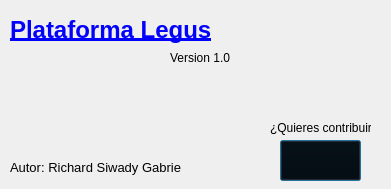
<?xml version="1.0" encoding="UTF-8"?>
<ui version="4.0">
 <class>Acerca</class>
 <widget class="QDialog" name="Acerca">
  <property name="geometry">
   <rect>
    <x>0</x>
    <y>0</y>
    <width>391</width>
    <height>189</height>
   </rect>
  </property>
  <property name="windowTitle">
   <string>Acerca de Legus</string>
  </property>
  <property name="windowIcon">
   <iconset resource="imagenes/iconos.qrc">
    <normaloff>:/logo.png</normaloff>:/logo.png</iconset>
  </property>
  <widget class="QLabel" name="label">
   <property name="geometry">
    <rect>
     <x>10</x>
     <y>10</y>
     <width>221</width>
     <height>41</height>
    </rect>
   </property>
   <property name="text">
    <string>&lt;!DOCTYPE HTML PUBLIC &quot;-//W3C//DTD HTML 4.0//EN&quot; &quot;http://www.w3.org/TR/REC-html40/strict.dtd&quot;&gt;
&lt;html&gt;&lt;head&gt;&lt;meta name=&quot;qrichtext&quot; content=&quot;1&quot; /&gt;&lt;style type=&quot;text/css&quot;&gt;
p, li { white-space: pre-wrap; }
&lt;/style&gt;&lt;/head&gt;&lt;body style=&quot; font-family:'MS Shell Dlg 2'; font-size:8.25pt; font-weight:400; font-style:normal;&quot;&gt;
&lt;p style=&quot; margin-top:0px; margin-bottom:0px; margin-left:0px; margin-right:0px; -qt-block-indent:0; text-indent:0px;&quot;&gt;
&lt;a href=&quot;http://54.235.222.226/&quot; style=&quot; font-size:18pt; font-weight:600;&quot;&gt;Plataforma Legus&lt;/a&gt;&lt;/p&gt;&lt;/body&gt;&lt;/html&gt;</string>
   </property>
  </widget>
  <widget class="QLabel" name="label_2">
   <property name="geometry">
    <rect>
     <x>270</x>
     <y>10</y>
     <width>101</width>
     <height>101</height>
    </rect>
   </property>
   <property name="text">
    <string/>
   </property>
   <property name="pixmap">
    <pixmap resource="imagenes/iconos.qrc">:/logo.png</pixmap>
   </property>
   <property name="scaledContents">
    <bool>true</bool>
   </property>
  </widget>
  <widget class="QLabel" name="label_3">
   <property name="geometry">
    <rect>
     <x>10</x>
     <y>160</y>
     <width>191</width>
     <height>16</height>
    </rect>
   </property>
   <property name="text">
    <string>&lt;!DOCTYPE HTML PUBLIC &quot;-//W3C//DTD HTML 4.0//EN&quot; &quot;http://www.w3.org/TR/REC-html40/strict.dtd&quot;&gt;
&lt;html&gt;&lt;head&gt;&lt;meta name=&quot;qrichtext&quot; content=&quot;1&quot; /&gt;&lt;style type=&quot;text/css&quot;&gt;
p, li { white-space: pre-wrap; }
&lt;/style&gt;&lt;/head&gt;&lt;body style=&quot; font-family:'MS Shell Dlg 2'; font-size:8.25pt; font-weight:400; font-style:normal;&quot;&gt;
&lt;p style=&quot; margin-top:0px; margin-bottom:0px; margin-left:0px; margin-right:0px; -qt-block-indent:0; text-indent:0px;&quot;&gt;&lt;span style=&quot; font-size:10pt;&quot;&gt;Autor: Richard Siwady Gabrie&lt;/span&gt;&lt;/p&gt;&lt;/body&gt;&lt;/html&gt;</string>
   </property>
  </widget>
  <widget class="QLabel" name="label_4">
   <property name="geometry">
    <rect>
     <x>170</x>
     <y>50</y>
     <width>61</width>
     <height>16</height>
    </rect>
   </property>
   <property name="text">
    <string>Version 1.0</string>
   </property>
  </widget>
  <widget class="QLabel" name="label_5">
   <property name="geometry">
    <rect>
     <x>270</x>
     <y>120</y>
     <width>101</width>
     <height>16</height>
    </rect>
   </property>
   <property name="text">
    <string>¿Quieres contribuir?</string>
   </property>
  </widget>
  <widget class="QPushButton" name="btnGithub">
   <property name="geometry">
    <rect>
     <x>280</x>
     <y>140</y>
     <width>81</width>
     <height>41</height>
    </rect>
   </property>
   <property name="styleSheet">
    <string notr="true">background-color: transparent;</string>
   </property>
   <property name="text">
    <string/>
   </property>
   <property name="icon">
    <iconset resource="imagenes/iconos.qrc">
     <normaloff>:/github_logo.png</normaloff>:/github_logo.png</iconset>
   </property>
   <property name="iconSize">
    <size>
     <width>80</width>
     <height>60</height>
    </size>
   </property>
  </widget>
 </widget>
 <resources>
  <include location="imagenes/iconos.qrc"/>
 </resources>
 <connections/>
</ui>
